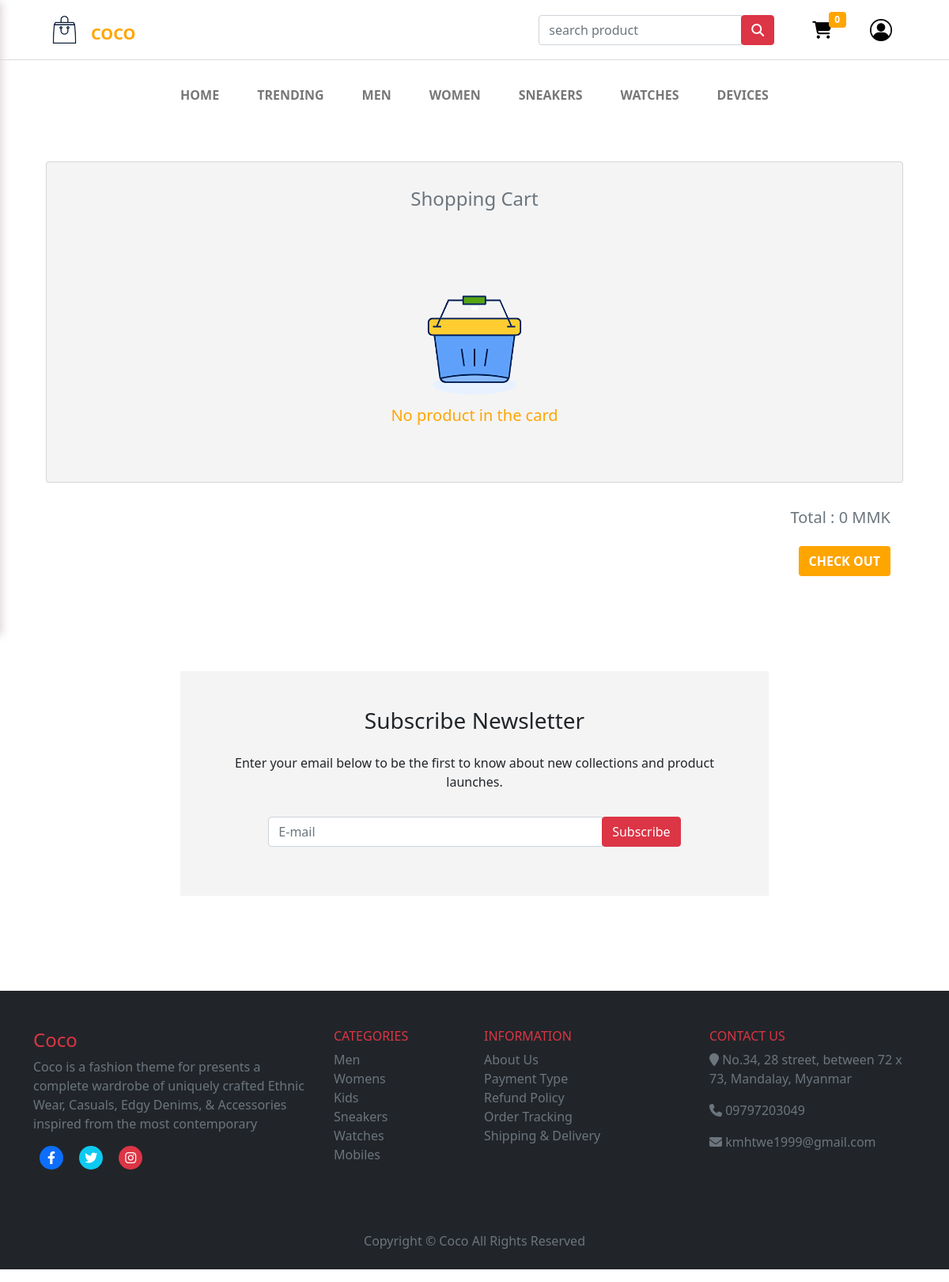
The page /cart on the database its author committed.
### ecom/models.py (models this page shows, shortened)
class Category(models.Model):
    name= models.CharField(max_length=50)

### ecom/views.py (the view, shortened to what this page needs)
# urls.py: path('cart', views.cart_view,name='cart'),
def cart_view(request):
    category = request.GET.get('category')
    if category == None:
        products = models.Product.objects.order_by('-price')
    else:
        products = models.Product.objects.filter(category__name = category)
    categories = models.Category.objects.all()
    if 'product_ids' in request.COOKIES:
        product_ids = request.COOKIES['product_ids']
        counter=product_ids.split('|')
        product_count_in_cart=len(set(counter))
    else:
        product_count_in_cart=0
    products=None
    total=0
    return render(request,'ecom/cart.html',{'products':products,'total':total,'product_count_in_cart':product_count_in_cart,'categories':categories})

### templates/ecom/cart.html (shortened to what this page needs)
{% extends 'ecom/homebase.html' %}
{% load static %}
{% block content %}
<head>
  <link href="https://cdn.jsdelivr.net/npm/bootstrap@5.1.3/dist/css/bootstrap.min.css" rel="stylesheet">
  <link rel="stylesheet" href="https://cdnjs.cloudflare.com/ajax/libs/font-awesome/6.1.1/css/all.min.css" />
  <link href="../../static/css/homebase.css" rel="stylesheet" type="text/css" />
</head>
<br>
<div class="container">
  <div class="card shopping-cards p-3 m-md-3">
    <h4 class="text-center text-secondary p-3">Shopping Cart</h4>
    {% if product_count_in_cart == 0 %}
    <div class="container text-center p-5">
      <img src="../../static/images/icon/no-cart.png" width="200px" alt="no-cart">
      <h5 class="text-orange">No product in the card</h5>
    </div>
    {% endif %}
  </div>
  <form action="{% url 'customer-address' %}">
    <div class="d-flex justify-content-end mx-3 p-3">
      <h5 class="text-secondary">Total : <span class="update_total">{{total}}</span> MMK</h5>
    </div>
    <div class="d-flex justify-content-end mx-3 px-3">
     <button onclick="setGetParameter()" type="submit" class="btn text-uppercase text-white fw-bold checkout-btns">Check out</button>
    </div>
  </form>
</div>
<br><br><br><br><br>
{% endblock content %}

### templates/ecom/homebase.html (shortened to what this page needs)
<html>
{% load static %}
<head>
  <link href="https://cdn.jsdelivr.net/npm/bootstrap@5.1.3/dist/css/bootstrap.min.css" rel="stylesheet">
  <link rel="stylesheet" href="https://cdnjs.cloudflare.com/ajax/libs/font-awesome/6.1.1/css/all.min.css" />
  <link href="../../static/css/homebase.css" rel="stylesheet" type="text/css" />
</head>
<body>
  {%if request.user.is_authenticated%}
    {% include "ecom/customer_navbar.html" %}
  {%else%}
  <header id="home">
    <nav class="navbar px-5 navbars">
      <a href="/" class="navbar-brand px-3">
          <img src="../../static/images/logo/eco-logo.png" class="logos" width="35px" alt="logo" />
          <div class="coco-containers">
            <span class="text-uppercase fw-bold m-3 coco-texts">Coco</span>
          </div>
      </a>
      <div class="d-flex justify-content-end align-items-center">
        <div class="mx-4 d-none d-md-block">
          <form action="/search" method="get">
            <div class="input-group">
              <input type="text" class="form-control" name="query" id="query" autocomplete="off" placeholder="search product">
              <div class="input-group-append">
                <button class="btn btn-danger" type="submit"><i class="py-1 fas fa-search"></i></button>
              </div>
            </div>
          </form>
        </div>
        <div class="mx-4">
          <a href="/cart" class="mt-3" >
            <i class="fas fa-shopping-cart"></i>
          </a>
          <span class="badge bg-orange badge-cart">{{ product_count_in_cart }}</span>
        </div>
        <div class="mx-4">
          <div class="dropdown">
            <a class="mt-3" href="#" id="dropdownMenuLink" data-toggle="dropdown">
              <img src="../../static/images/logo/login.jpg" width="28px" />
            </a>
          </div>
        </div>
      </div>
    </nav>
    <div class="my-4 my-md-0">
      <ul class="nav justify-content-center">
        <li class="nav-item my-4 d-none d-sm-none d-md-block">
          <a href="{% url '' %}" class="nav-link text-uppercase fw-bold mx-2 navs">Home</a>
        </li>
        <li class="nav-item my-4 d-none d-sm-none d-md-block">
          <a href="/product" class="nav-link text-uppercase fw-bold mx-2 navs">Trending</a>
        </li>
        {% for category in categories %}
        <li class="nav-item my-4 d-none d-sm-none d-md-block">
          <a href="{% url '' %}?category={{category.name}}" class="nav-link text-uppercase fw-bold mx-2 navs">{{category.name}}</a>
        </li>
        {% endfor %}
      </ul>
    </div>
  </header>
  {%endif%}
{% block content %}
{% endblock content %}
<footer>
  <div class="container">
    <div class="col-xl-8 col-lg-10 mx-auto text-center d-flex justify-content-center align-items-center flex-column newsletter-containers">
      <h3 class="p-3">Subscribe Newsletter</h3>
      <p>Enter your email below to be the first to know about new collections and product launches.</p>
      <form class="col-10 p-3">
        <div class="input-group mb-3">
          <input type="text" class="form-control" placeholder="E-mail">
          <div class="input-group-append">
            <a href="#" class="btn btn-danger" type="button">Subscribe</a>
          </div>
        </div>
      </form>
    </div>
  </div>
  <br/><br/><br/>
  <div class="bg-dark mt-5">
    <div class="container py-5">
      <div class="row">
        <div class="col-md-4 col-12 m-3 m-md-0">
            <h4 class="text-danger">Coco</h4>
            <p class="text-secondary">Coco is a fashion theme for presents a complete wardrobe of uniquely crafted Ethnic Wear, Casuals, Edgy Denims, & Accessories inspired from the most contemporary</p>
            <div>
              <span class="social-icons bg-primary mx-2"><i class="fab fa-facebook-f text-white icos"></i></span>
              <span class="social-icons bg-info mx-2"><i class="fab fa-twitter text-white icos"></i></span>
              <span class="social-icons bg-danger mx-2"><i class="fab fa-instagram text-white icos"></i></span>
            </div>
        </div>
        <div class="col-md-2 col-5 m-3 m-md-0">
          <h6 class="text-danger text-uppercase">Categories</h6>
          <ul class="uls">
            <li class="text-secondary lis">Men</li>
            <li class="text-secondary lis">Womens</li>
            <li class="text-secondary lis">Kids</li>
            <li class="text-secondary lis">Sneakers</li>
            <li class="text-secondary lis">Watches</li>
            <li class="text-secondary lis">Mobiles</li>
          </ul>
        </div>
        <div class="col-md-3 col-5 m-3 m-md-0">
          <h6 class="text-danger text-uppercase">Information</h6>
          <ul class="uls">
            <li class="text-secondary lis">About Us</li>
            <li class="text-secondary lis">Payment Type</li>
            <li class="text-secondary lis">Refund Policy</li>
            <li class="text-secondary lis">Order Tracking</li>
            <li class="text-secondary lis">Shipping & Delivery</li>
          </ul>
        </div>
        <div class="col-md-3 col-12 m-3 m-md-0">
          <h6 class="text-danger text-uppercase">Contact Us</h6>
          <ul class="uls">
            <li class="text-secondary mb-3 lis"><i class="fas fa-map-marker"></i> No.34, 28 street, between 72 x 73, Mandalay, Myanmar</li>
            <li class="text-secondary mb-3 lis"><i class="fas fa-phone"></i> 09797203049</li>
            <li class="text-secondary lis"><i class="fas fa-envelope"></i> kmhtwe1999@gmail.com</li>
          </ul>
        </div>
      </div>
    </div>
    <p class="text-muted text-center p-4">
      Copyright © Coco All Rights Reserved
    </div>
</footer>
</body>
</html>

### static/css/homebase.css (style rules this page uses)
a { text-decoration: none; }
form { margin-bottom: 0; }
.bg-orange { background-color: orange; }
.text-orange { color: orange; }
body { background-color: rgb(255, 255, 255); }
.navbars { padding: 15px; border-bottom: 1px solid rgb(224, 216, 216); }
.navs { color: #777; }
.coco-containers { position: relative; display: inline; }
.coco-texts { font-size: 20px; color: orange; position: absolute; top: -10px; }
.fa-shopping-cart { font-size: 22px; color: #000; }
.badge-cart { position: absolute; top: 15px; right: 130px; }

### templates/ecom/homebase.html (style rules this page uses)
.newsletter-containers { background-color: #f4f4f4; padding: 30px 40px; }
.uls { padding: 0; margin: 0; list-style: none; }
.lis { list-style: none; cursor: pointer; }
.social-icons { display: inline-block; width: 30px; height: 30px; border-radius: 50%; position: relative; }
.icos { position: absolute; top: 50%; left: 50%; transform: translate(-50%,-50%); }

### templates/ecom/cart.html (style rules this page uses)
.text-orange { color: orange; }
.shopping-cards { background-color: #f4f4f4; }
.checkout-btns { background-color: orange; color: wheat; }

### rows shown on the page
Category: name "MEN"
Category: name "WOMEN"
Category: name "SNEAKERS"
Category: name "WATCHES"
Category: name "DEVICES"

### other values the page prints
{{ product_count_in_cart }} "0"
{{ total }} "0"
